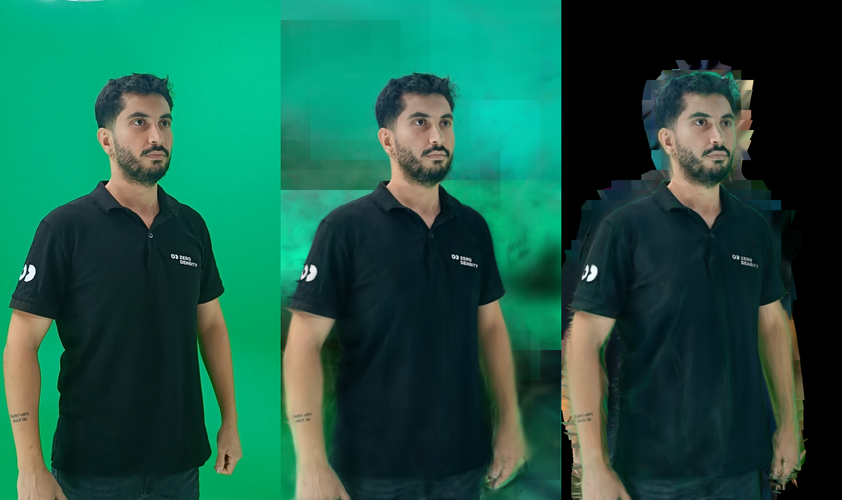
#> input picture work/research/H0-compare/sidebyside/00001.png, 842 x 500 px, shrunk from 1347 x 800 before the run, given as the content of the folder view-scenes/20260914-125903-person-b3-filt30k/dataset/images, which was not available
$ python person_b6.py
#> lines starting #> are read from the running program, lines starting #| are printed output that depends on the picture; after the words box and inside, x2 and y2 are one past the last pixel; in counts of white or black regions, pixels touching at a corner belong together; pictures that were not available may be replaced by others from this repository, and a replacement may not be noted
"""B6: corrected alpha-aware green despill (v2) + retrain.

B4 bug: correction was excess^2 (strength already contained excess),
so edge fringe (excess~0.2) got only ~20% correction -> user still sees
cyclorama spill. v2 applies G' = G - k*excess with k matched to the
physics of background blend (stronger at low alpha):
  k = min(1.0, 0.15 + 1.7*(1-a)) for a > 0.02
a=0.1 -> 1.0 (full), a=0.5 -> 1.0, a=1.0 -> 0.15 (interior-safe).
R/B untouched. Same B3 sparse + 30k config otherwise.
"""
import shutil
import subprocess
import sys
import time
from pathlib import Path

import numpy as np

ROOT = Path(r'C:\Users\reality\Documents\Codex\2026-09-11\i-w')
B3_JOB = ROOT / 'outputs' / 'multi-view-scenes' / '20260914-125903-person-b3-filt30k'
BRUSH = ROOT / 'work' / 'multiview-tools' / 'brush' / 'brush_app.exe'


def despill_v2(rgba: np.ndarray) -> np.ndarray:
    img = rgba.astype(np.float32) / 255.0
    r, g, b, a = img[..., 0], img[..., 1], img[..., 2], img[..., 3]
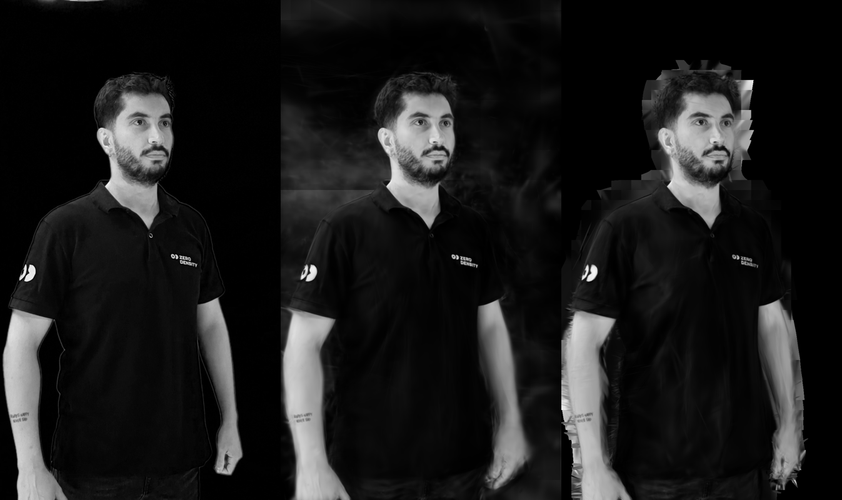
#> r: shape (500, 842) float32; min 0, max 1, mean 0.108
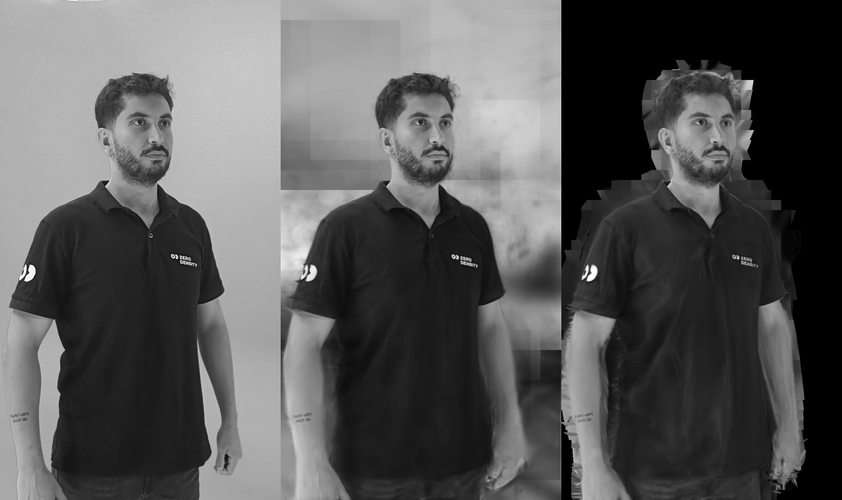
#> g: shape (500, 842) float32; min 0, max 1, mean 0.348
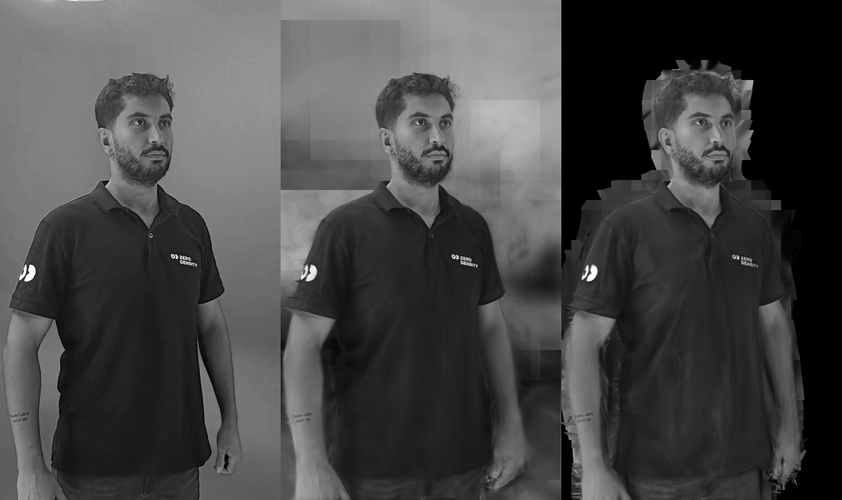
#> b: shape (500, 842) float32; min 0, max 1, mean 0.279
#> a: shape (500, 842) float32; every value is 1
    excess = np.clip(g - np.maximum(r, b), 0.0, 1.0)
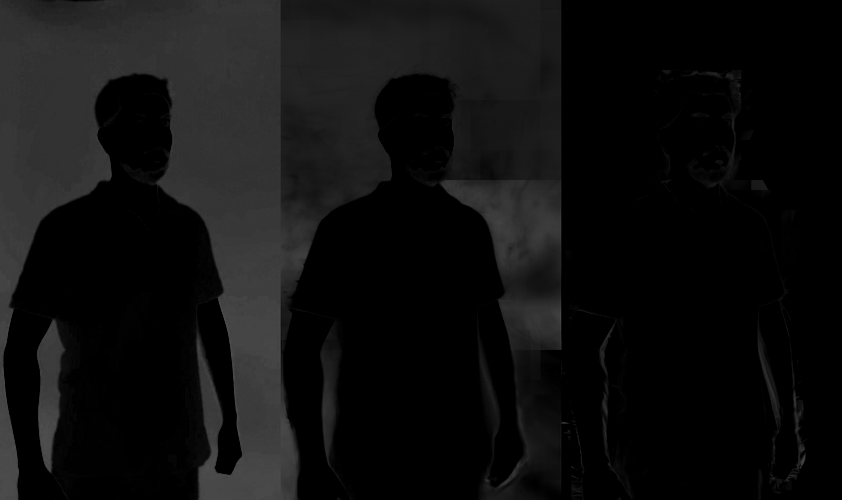
#> excess: shape (500, 842) float32; min 0, max 0.318, mean 0.0613
    k = np.minimum(1.0, 0.15 + 1.7 * (1.0 - a))
#> k: shape (500, 842) float32; every value is 0.15
    k = np.where(a > 0.02, k, 0.0)
    out = rgba.copy()
    out[..., 1] = np.clip((g - k * excess) * 255.0, 0, 255).astype(np.uint8)
    return out


def verify() -> None:
    from PIL import Image
    for f in ('00000', '00119'):
        base = np.asarray(Image.open(
            B3_JOB / 'dataset' / 'images' / f'{f}.png').convert('RGBA')).astype(np.float32)
        for tag, arr in (('before', base), ('after', despill_v2(base).astype(np.float32))):
            rgb, al = arr[..., :3] / 255.0, arr[..., 3] / 255.0
            edge = (al > 0.05) & (al < 0.95)
            ex = np.clip(rgb[..., 1] - np.maximum(rgb[..., 0], rgb[..., 2]), 0, 1)[edge]
            print(f'{f} {tag}: edge excess mean={ex.mean():.3f} p90={np.percentile(ex,90):.3f}',
                  flush=True)


def main() -> int:
    from PIL import Image
    ts = time.strftime('%Y%m%d-%H%M%S')
    job = ROOT / 'outputs' / 'multi-view-scenes' / f'{ts}-person-b6-despillv2'
    job.mkdir(parents=True)
    print('JOB', job, flush=True)
    dataset = job / 'dataset'
    shutil.copytree(B3_JOB / 'dataset' / 'sparse', dataset / 'sparse')
    images_dst = dataset / 'images'
    images_dst.mkdir(parents=True)
    n = 0
    for png in sorted((B3_JOB / 'dataset' / 'images').glob('*.png')):
        base = np.asarray(Image.open(png).convert('RGBA'))
        Image.fromarray(despill_v2(base), 'RGBA').save(images_dst / png.name)
        n += 1
    print(f'{n} despill-v2 RGBA PNGs written', flush=True)

    cmd = [str(BRUSH), str(dataset),
           '--total-steps', '30000', '--growth-stop-iter', '12000',
           '--match-alpha-weight', '0.2', '--max-resolution', '1600',
           '--max-splats', '1000000', '--export-every', '30000',
           '--export-path', str(job), '--export-name', 'scene.ply']
    print('CMD', ' '.join(cmd), flush=True)
    t0 = time.time()
    with open(job / 'brush.log', 'w') as log:
        r = subprocess.run(cmd, stdout=log, stderr=subprocess.STDOUT)
    print(f'exit={r.returncode} elapsed={time.time() - t0:.0f}s', flush=True)
    return r.returncode


if __name__ == '__main__':
    if len(sys.argv) > 1 and sys.argv[1] == 'verify':
        verify()
    else:
        sys.exit(main())
#> (the call stopped at in main, `r = subprocess.run(cmd, stdout=log, stderr=subprocess.STDOUT)`: subprocess is not available in this run)

$ run again, on work/research/H3-keep-render/00109.png
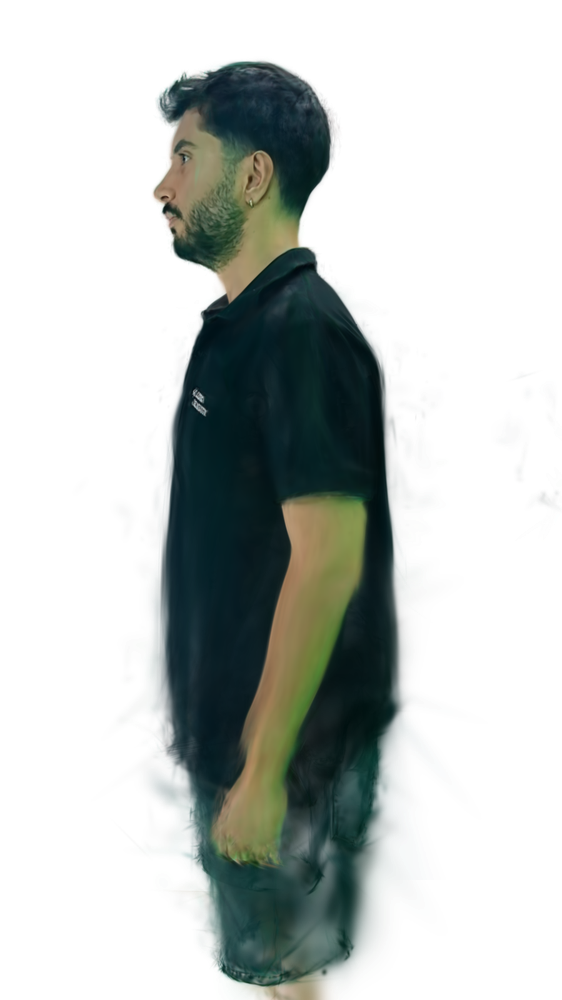
#> input picture work/research/H3-keep-render/00109.png, 562 x 1000 px, shrunk from 899 x 1600 before the run, given as the content of the folder view-scenes/20260914-125903-person-b3-filt30k/dataset/images, which was not available
#> in main, base is the input picture: shape (1000, 562, 4); mean R, G, B, A 15.8, 24.2, 21.1, 74
#> in despill_v2, `k = np.where(a > 0.02, k, 0.0)`:
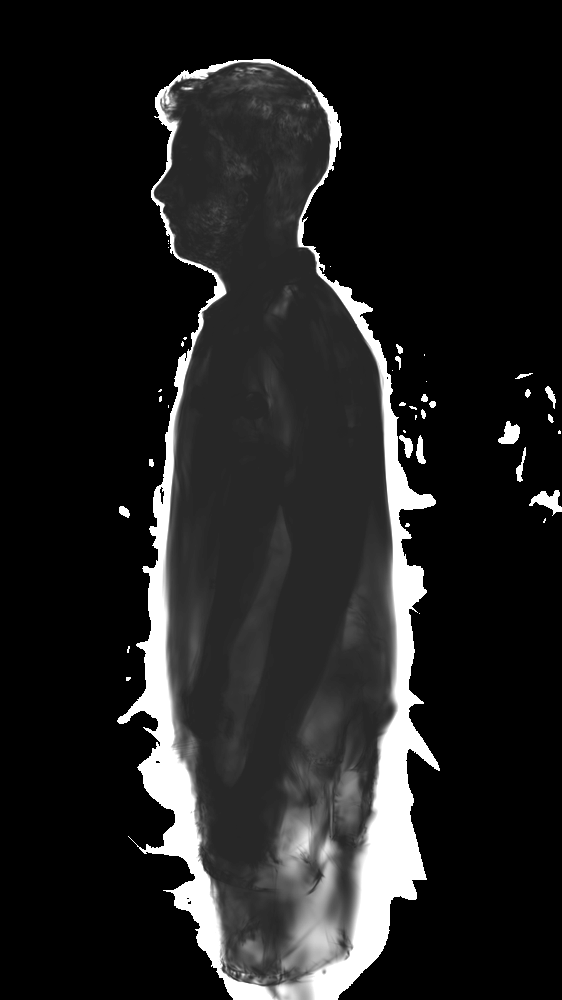
#> k: shape (1000, 562) float32; min 0, max 1, mean 0.13
#> in despill_v2, `out[..., 1] = np.clip((g - k * excess) * 255.0, 0, 255).astype(np.uint8)`:
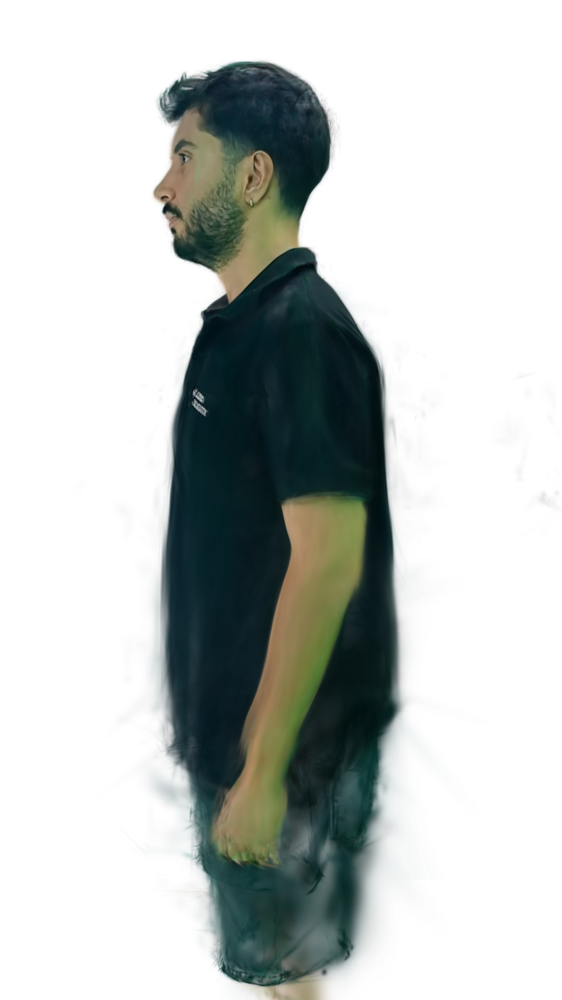
#> out: shape (1000, 562, 4); 10.25% of pixels changed, all inside (x1, y1, x2, y2) = (120, 59, 558, 1000); transparent parts drawn white

$ run again, on work/research/H3-keep-render/despill-compare-00001.png
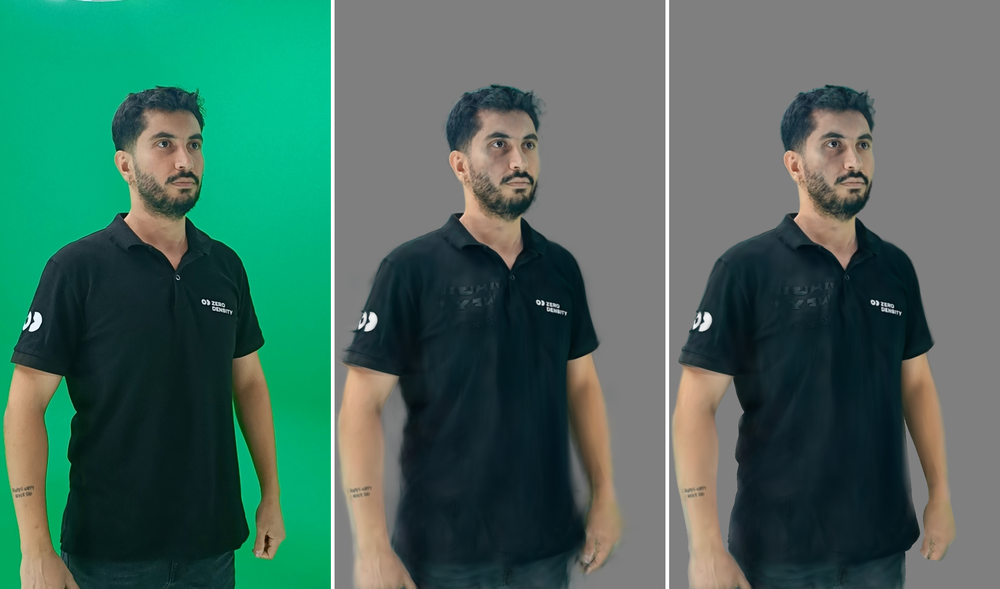
#> input picture work/research/H3-keep-render/despill-compare-00001.png, 1000 x 589 px, shrunk from 2717 x 1600 before the run, given as the content of the folder view-scenes/20260914-125903-person-b3-filt30k/dataset/images, which was not available
#> in despill_v2, `r, g, b, a = img[..., 0], img[..., 1], img[..., 2], img[..., 3]`:
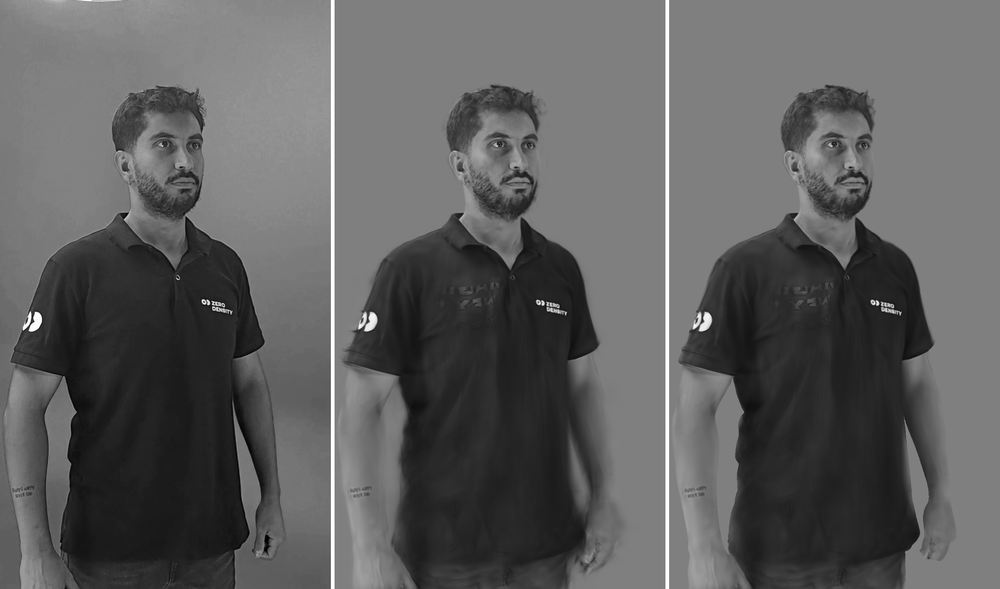
#> b: shape (589, 1000) float32; min 0, max 1, mean 0.37
#> a: shape (589, 1000) float32; every value is 1
#> in despill_v2, `excess = np.clip(g - np.maximum(r, b), 0.0, 1.0)`:
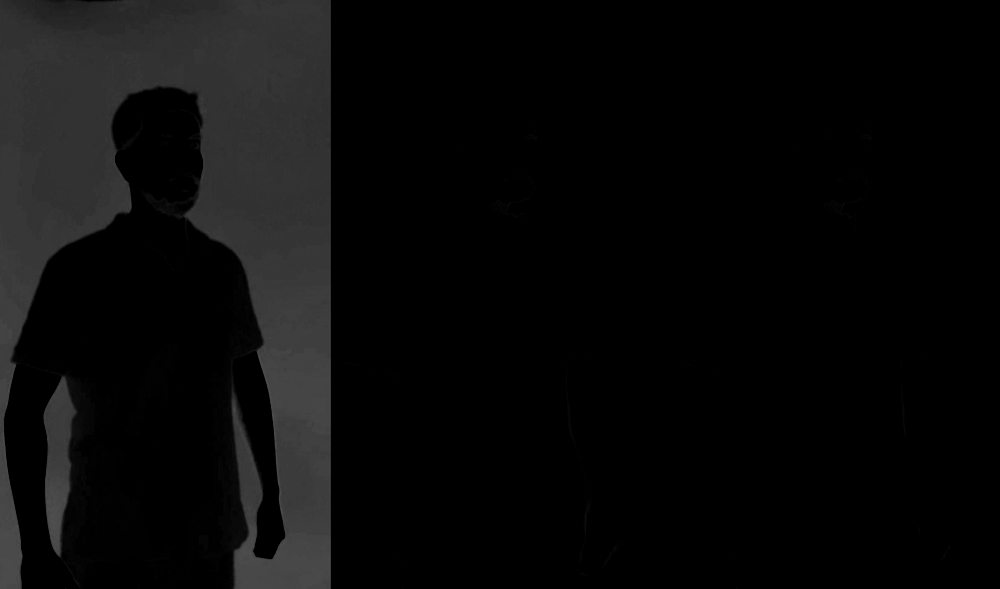
#> excess: shape (589, 1000) float32; min 0, max 0.314, mean 0.0389
#> k: shape (589, 1000) float32; every value is 0.15

$ run again, on work/research/H3-keep-unc-render/00001.png
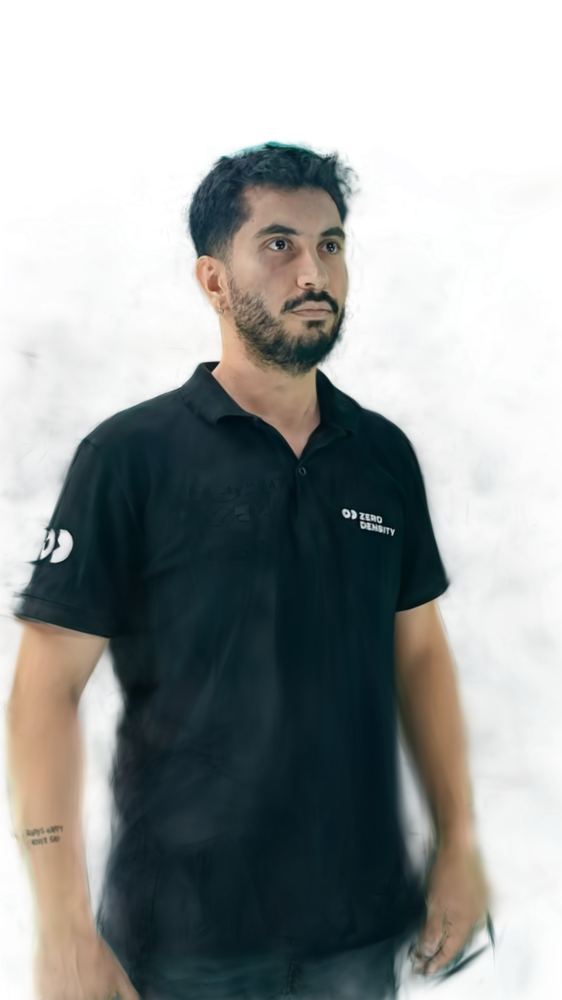
#> input picture work/research/H3-keep-unc-render/00001.png, 562 x 1000 px, shrunk from 899 x 1600 before the run, given as the content of the folder view-scenes/20260914-125903-person-b3-filt30k/dataset/images, which was not available
#> in main, base is the input picture: shape (1000, 562, 4); mean R, G, B, A 50.1, 61.4, 61.4, 125.9
#> in despill_v2, `excess = np.clip(g - np.maximum(r, b), 0.0, 1.0)`:
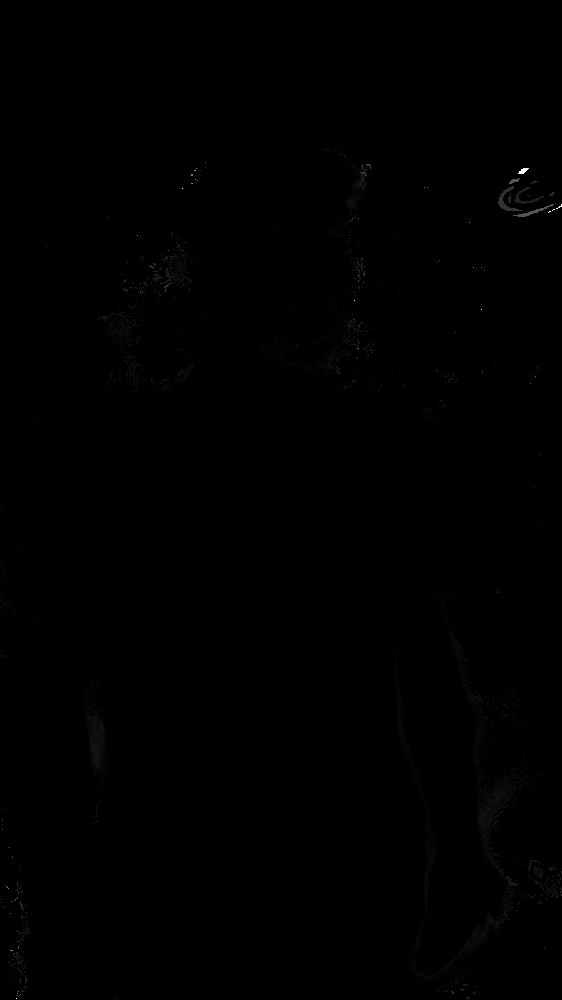
#> excess: shape (1000, 562) float32; min 0, max 1, mean 0.00135
#> in despill_v2, `k = np.where(a > 0.02, k, 0.0)`:
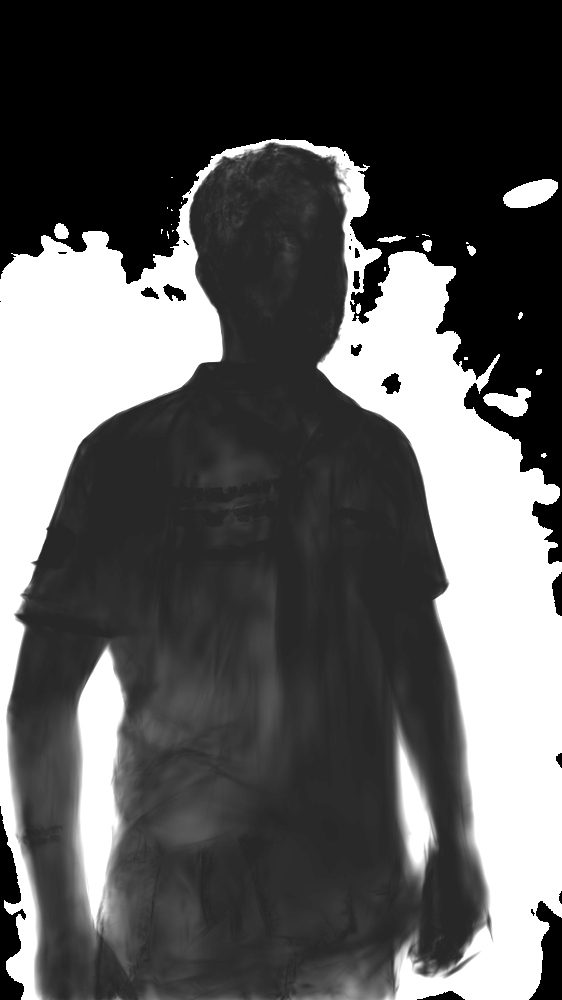
#> k: shape (1000, 562) float32; min 0, max 1, mean 0.351
#> out: shape (1000, 562, 4); 2.71% of pixels changed, all inside (x1, y1, x2, y2) = (0, 140, 562, 1000)
